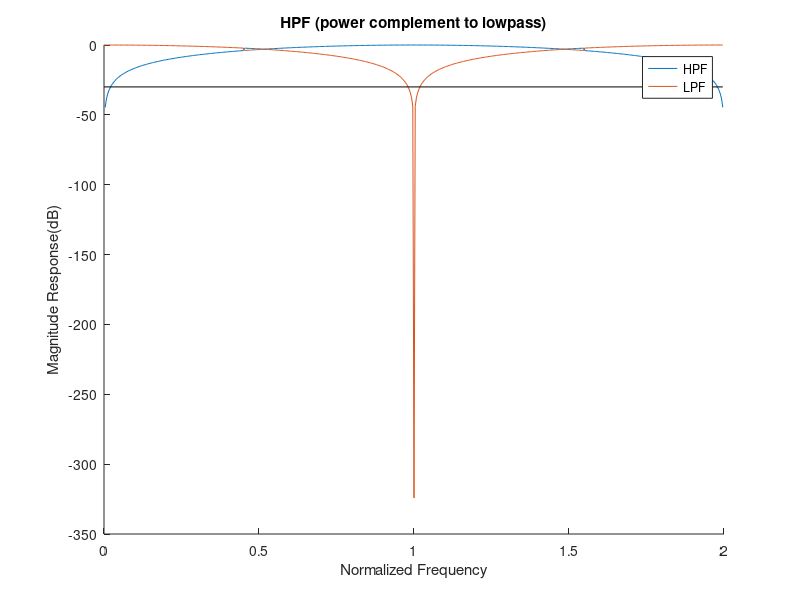

Here is the MATLAB script that generated this plot:
%% Homework #3, Part 3
% I got the stopband to be within +-1dB of the LPF stopband by keeping the
% filter order at 5 and changing Rp to 0.00435;

wp = 0.45*pi;
ws = 0.55*pi;

% new Rp
Rp = 0.00435; %dB
Rs = 30;      %dB

% Recompute order and w
[N,wpnew] = ellipord(wp/pi,ws/pi,Rp,Rs);

% fix filter order to 5th order
[z,p,k]   = ellip(5,Rp,Rs,wpnew);


% Recompute allpass filters
AMaz = poly([p(3) p(4)]);
AMbz = flip(AMaz);
ANaz = poly([p(1) p(2) p(5)]);
ANbz = flip(ANaz);
[pAM,wm]  = phasez(AMbz,AMaz);
[pAN,wn]  = phasez(ANbz,ANaz);

% High pass filter response
Hhp = (exp(1j*pAM)-exp(1j*pAN))/2;

% Low pass filter response
Hlp = (exp(1j*pAM)+exp(1j*pAN))/2;

figure(5)
hold on
plot(wn/pi,20*log10(abs(Hhp)));
plot(wn/pi,20*log10(abs(Hlp)));
line([0 wn(end)/pi],[-30 -30],'color','black');
title('HPF (power complement to lowpass)');
xlabel('Normalized Frequency'); ylabel('Magnitude Response(dB)');
legend('HPF','LPF');